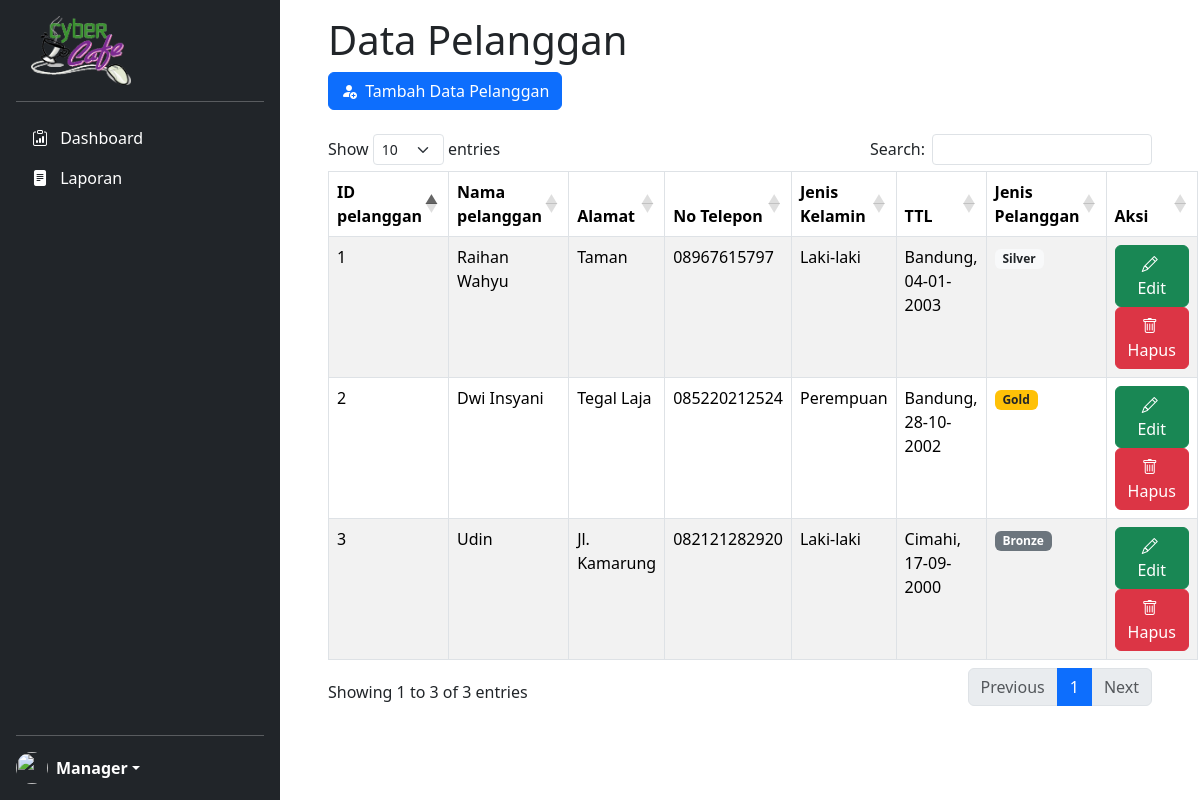
Screenshot of /master-pelanggan.php (signed in) with the database file from the repository.
### tables this page shows
CREATE TABLE `pelanggan` (
  `id_pelanggan` int(11) NOT NULL,
  `nama_pelanggan` varchar(30) NOT NULL,
  `alamat` text NOT NULL,
  `no_telepon` varchar(13) NOT NULL,
  `jenis_kelamin` enum('Laki-laki','Perempuan') NOT NULL,
  `tempat_lahir` varchar(20) NOT NULL,
  `tanggal_lahir` date NOT NULL,
  `jenis_pelanggan` enum('Gold','Silver','Bronze') NOT NULL
);

### master-pelanggan.php (the view, shortened to what this page needs)
<!DOCTYPE html>
<html>
<head>
    <?php
	include "header.php";
	?>
</head>
<body>
    <main id="fullpage">
        <?php
        include "sidebar.php";
        ?>
        <div class="container pt-3 me-0 pe-5 ps-5 scrollarea">
            <div class="row">
                <div class="col">
                    <h1>Data Pelanggan</h1>
                    <a href="tambah-pelanggan.php" class="btn btn-primary"><i class="bi-person-fill-add me-1"></i> Tambah Data Pelanggan</a><br>
                    <?php
                        $sql = "SELECT * FROM pelanggan";
                        $pelanggan = mysqli_query($conn, $sql);
                    ?>
                    <br>
                    <table class="table table-bordered table-striped table-hover" id="data-pelanggan">
                        <thead>
                            <tr>
                                <th>ID pelanggan</th>
                                <th>Nama pelanggan</th>
                                <th>Alamat</th>
                                <th>No Telepon</th>
                                <th>Jenis Kelamin</th>
                                <th>TTL</th>
                                <th>Jenis Pelanggan</th>
                                <th>Aksi</th>
                            </tr>
                        </thead>
                        <tbody>
                            <?php foreach ($pelanggan as $row) :
                            if($row["jenis_pelanggan"]=='Bronze') $p='secondary';
                            else if($row["jenis_pelanggan"]=='Silver') $p='light text-dark';
                            else if($row["jenis_pelanggan"]=='Gold') $p='warning text-dark';
                            $tgl_lahir = strtotime($row["tanggal_lahir"]);
                            ?>
                        <tr>
                            <td><?= $row["id_pelanggan"]; ?></td>
                            <td><?= $row["nama_pelanggan"]; ?></td>
                            <td><?= $row["alamat"]; ?></td>
                            <td><?= $row["no_telepon"]; ?></td>
                            <td><?= $row["jenis_kelamin"]; ?></td>
                            <td><?= $row["tempat_lahir"]; ?>, <?= date('d-m-Y',$tgl_lahir); ?></td>
                            <td><span class="badge bg-<?=$p?>"><?= $row["jenis_pelanggan"]; ?></span></td>
                            <td>
                                <?php
                                    echo "<a href='ubah-pelanggan.php?id=$row[id_pelanggan]' class='btn btn-success'><i class='bi-pencil me-1'></i> Edit</a>";
                                ?>
                                <a href="hapus-pelanggan.php?id=<?=$row['id_pelanggan']; ?>" onclick = "return confirm ('Apakah yakin akan hapus pelanggan <?= $row['nama_pelanggan']; ?>?');" class='btn btn-danger'><i class='bi-trash me-1'></i> Hapus</a>
                            </td>
                        </tr>
                            <?php endforeach; ?>
                        </tbody>
                    </table>
                </div>
            </div>
        </div>
    </main>
</body>
</html>

### css/style.css (style rules this page uses)
body { min-height: 100vh; min-height: -webkit-fill-available; display: block; }
html { height: -webkit-fill-available; }
#fullpage { display: flex; flex-wrap: nowrap; height: 100vh; height: -webkit-fill-available; max-height: 100vh; overflow-x: auto; overflow-y: hidden; }
.scrollarea { overflow-y: auto; }

### rows the page displays
pelanggan: id_pelanggan "1", nama_pelanggan "Raihan Wahyu", alamat "Taman", no_telepon "08967615797", jenis_kelamin "Laki-laki", tempat_lahir "Bandung", tanggal_lahir "04-01-2003", jenis_pelanggan "Silver"
pelanggan: id_pelanggan "2", nama_pelanggan "Dwi Insyani", alamat "Tegal Laja", no_telepon "085220212524", jenis_kelamin "Perempuan", tempat_lahir "Bandung", tanggal_lahir "28-10-2002", jenis_pelanggan "Gold"
pelanggan: id_pelanggan "3", nama_pelanggan "Udin", alamat "Jl. Kamarung", no_telepon "082121282920", jenis_kelamin "Laki-laki", tempat_lahir "Cimahi", tanggal_lahir "17-09-2000", jenis_pelanggan "Bronze"

### other values shown
$_SESSION['nama_user'] "Manager"
